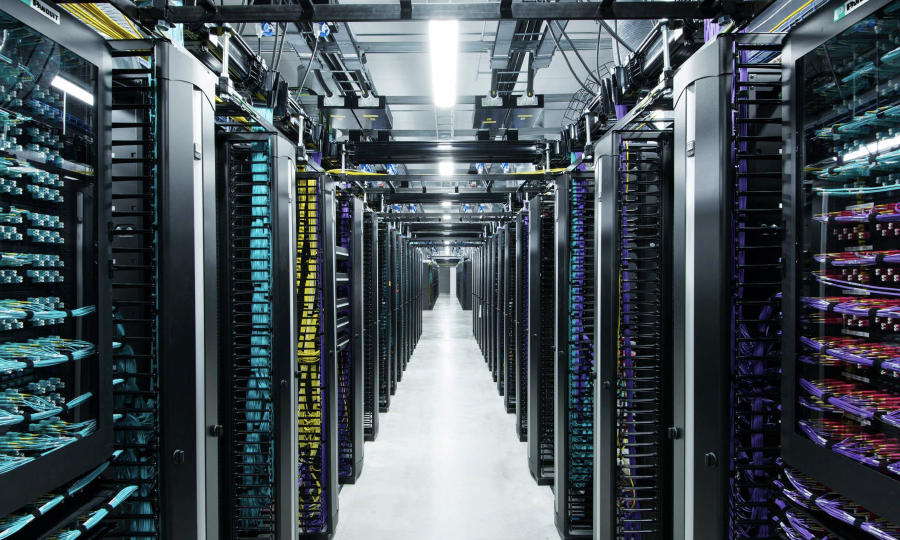
#> input picture imgs/clean_modern_data_center_server_infrastructure.jpg, 1800 x 1080 px, given in place of the camera (shown at 1/2 size)
$ python camera.py
#> lines starting #> are read from the running program, lines starting #| are printed output that depends on the picture; after the words box and inside, x2 and y2 are one past the last pixel; in counts of white or black regions, pixels touching at a corner belong together
"""
Computer Vision Module for Educational Robotics

Provides camera interface, line detection, and object detection capabilities
"""

import numpy as np
import cv2
import time
from typing import List, Tuple, Optional, Dict, Any
from dataclasses import dataclass
import threading


@dataclass
class VisionResult:
    """Container for vision processing results"""
    detected_objects: List[Dict[str, Any]]
    lines: List[Tuple[float, float, float]]  # (rho, theta, confidence)
    color_mask: Optional[np.ndarray] = None
    processed_image: Optional[np.ndarray] = None
    timestamp: float = 0.0

    def __post_init__(self):
        if self.timestamp == 0.0:
            self.timestamp = time.time()


class Camera:
    """Camera interface for robot vision"""

    def __init__(self, camera_index: int = 0, width: int = 640, height: int = 480):
        self.camera_index = camera_index
        self.width = width
        self.height = height
        self.camera = None
        self.is_running = False
        self.latest_frame = None
        self._capture_thread = None
        self.frame_count = 0

        # Camera parameters
        self.fps = 30
        self.exposure = 0
        self.brightness = 50
        self.contrast = 50

    def initialize(self) -> bool:
        """Initialize camera"""
        try:
            # Try to open camera with OpenCV
            self.camera = cv2.VideoCapture(self.camera_index)

            if not self.camera.isOpened():
                print(f"Could not open camera {self.camera_index}")
                # Simulation mode - create dummy frames
                self._start_simulation_mode()
                return True

            # Set camera properties
            self.camera.set(cv2.CAP_PROP_FRAME_WIDTH, self.width)
            self.camera.set(cv2.CAP_PROP_FRAME_HEIGHT, self.height)
            self.camera.set(cv2.CAP_PROP_FPS, self.fps)

            # Test capture
            ret, frame = self.camera.read()
#> frame is the input picture: shape (1080, 1800, 3); mean B, G, R 87.3, 81.5, 71.7
            if ret:
                print(f"Camera {self.camera_index} initialized successfully")
                print(f"Resolution: {self.width}x{self.height}, FPS: {self.fps}")
                return True
            else:
                print("Camera initialization failed - starting simulation mode")
                self._start_simulation_mode()
                return True

        except Exception as e:
            print(f"Camera initialization error: {e}")
            print("Starting simulation mode")
            self._start_simulation_mode()
            return True

    # [4 lines left out: function _start_simulation_mode, not called in this run]

    def start_capture(self) -> bool:
        """Start continuous capture"""
        if self.is_running:
            return True

        self.is_running = True

        if self.camera:
            self._capture_thread = threading.Thread(target=self._capture_loop, daemon=True)
            self._capture_thread.start()
        else:
            # Simulation mode
            self._capture_thread = threading.Thread(target=self._simulation_loop, daemon=True)
            self._capture_thread.start()

        print("Camera capture started")
        return True

    def stop_capture(self):
        """Stop continuous capture"""
        self.is_running = False

        if self._capture_thread and self._capture_thread.is_alive():
            self._capture_thread.join(timeout=1.0)

        if self.camera:
            self.camera.release()

        print("Camera capture stopped")

    def _capture_loop(self):
        """Continuous capture loop"""
        while self.is_running:
            try:
                ret, frame = self.camera.read()
                if ret:
                    self.latest_frame = frame
                    self.frame_count += 1
                else:
                    print("Failed to capture frame")
                    time.sleep(0.1)
            except Exception as e:
                print(f"Capture error: {e}")
                time.sleep(0.1)

    # [36 lines left out: functions _simulation_loop, _generate_simulated_frame, not called in this run]

    def capture_frame(self) -> Optional[np.ndarray]:
        """Capture single frame"""
        if self.latest_frame is not None:
            return self.latest_frame.copy()

        if self.camera:
            ret, frame = self.camera.read()
            if ret:
                return frame

        # Return simulated frame
        return self._generate_simulated_frame()

    # [28 lines left out: functions get_frame_info, set_parameters, not called in this run]


class ColorDetector:
    """Color-based object detection"""

    def __init__(self):
        # Color ranges in HSV (H, S, V) - [min, max]
        self.color_ranges = {
            'red': [
                ([0, 50, 50], [10, 255, 255]),
                ([170, 50, 50], [180, 255, 255])
            ],
            'green': [([60, 50, 50], [80, 255, 255])],
            'blue': [([110, 50, 50], [130, 255, 255])],
            'yellow': [([25, 50, 50], [35, 255, 255])],
            'white': [([0, 0, 200], [180, 30, 255])],
            'black': [([0, 0, 0], [180, 255, 50])]
        }

    def detect_colors(self, image: np.ndarray, colors: Optional[List[str]] = None) -> List[Dict[str, Any]]:
        """Detect colored objects in image"""
        if colors is None:
            colors = list(self.color_ranges.keys())

        hsv = cv2.cvtColor(image, cv2.COLOR_BGR2HSV)
        detected_objects = []

        for color_name in colors:
            if color_name not in self.color_ranges:
                continue

            # Create mask for color
            mask = np.zeros(hsv.shape[:2], dtype=np.uint8)

            for color_range in self.color_ranges[color_name]:
                lower = np.array(color_range[0], dtype=np.uint8)
                upper = np.array(color_range[1], dtype=np.uint8)
                color_mask = cv2.inRange(hsv, lower, upper)
                mask = cv2.bitwise_or(mask, color_mask)

            # Find contours
            contours, _ = cv2.findContours(mask, cv2.RETR_EXTERNAL, cv2.CHAIN_APPROX_SIMPLE)

            for contour in contours:
                area = cv2.contourArea(contour)
                if area > 100:  # Minimum area threshold
                    # Get bounding rectangle
                    x, y, w, h = cv2.boundingRect(contour)
                    center_x = x + w // 2
                    center_y = y + h // 2

                    detected_objects.append({
                        'color': color_name,
                        'area': area,
                        'center': (center_x, center_y),
                        'bbox': (x, y, w, h),
                        'confidence': min(1.0, area / 1000.0)
                    })

        return detected_objects


class LineDetector:
    """Line detection using Hough Transform and computer vision techniques"""

    def __init__(self):
        self.edge_threshold = 50
        self.min_line_length = 50
        self.max_line_gap = 10

    def detect_lines(self, image: np.ndarray) -> Tuple[List[Tuple[float, float, float]], np.ndarray]:
        """
        Detect lines in image using Hough Line Transform

        Returns:
            Tuple of (lines, processed_image)
            Lines are (rho, theta, confidence) tuples
        """
        # Convert to grayscale if needed
        if len(image.shape) == 3:
            gray = cv2.cvtColor(image, cv2.COLOR_BGR2GRAY)
        else:
            gray = image.copy()

        # Apply Gaussian blur
        blurred = cv2.GaussianBlur(gray, (5, 5), 0)

        # Edge detection
        edges = cv2.Canny(blurred, 50, 150, apertureSize=3)

        # Morphological operations to clean up edges
        kernel = np.ones((3, 3), np.uint8)
        edges = cv2.morphologyEx(edges, cv2.MORPH_CLOSE, kernel)

        # Hough Line Transform
        lines = cv2.HoughLinesP(
            edges,
            1,  # rho resolution
            np.pi / 180,  # theta resolution
            threshold=30,  # minimum number of intersections
            lines=np.array([]),
            minLineLength=self.min_line_length,
            maxLineGap=self.max_line_gap
        )

        detected_lines = []
        processed_image = np.copy(image)

        if lines is not None:
            for line in lines:
                x1, y1, x2, y2 = line[0]

                # Calculate line parameters
                rho = abs(x2 * y1 - x1 * y2) / np.sqrt((y2 - y1)**2 + (x2 - x1)**2)
                theta = np.arctan2(y2 - y1, x2 - x1)

                # Calculate confidence based on line length
                line_length = np.sqrt((x2 - x1)**2 + (y2 - y1)**2)
                confidence = min(1.0, line_length / 200.0)

                detected_lines.append((rho, theta, confidence))

                # Draw line on processed image
                cv2.line(processed_image, (x1, y1), (x2, y2), (0, 255, 0), 2)

        return detected_lines, processed_image

    def detect_line_following_line(self, image: np.ndarray) -> Optional[Dict[str, Any]]:
        """
        Detect line for line-following robot

        Returns:
            Dictionary with line information or None if no line detected
        """
        # Convert to HSV for better color segmentation
        hsv = cv2.cvtColor(image, cv2.COLOR_BGR2HSV)

        # Define range for black/white line detection
        # For black line on white surface
        lower_line = np.array([0, 0, 0])
        upper_line = np.array([180, 255, 80])

        # For white line on dark surface
        lower_line_white = np.array([0, 0, 200])
        upper_line_white = np.array([180, 30, 255])

        # Create masks
        mask_black = cv2.inRange(hsv, lower_line, upper_line)
        mask_white = cv2.inRange(hsv, lower_line_white, upper_line_white)
        mask = cv2.bitwise_or(mask_black, mask_white)

        # Apply morphological operations
        kernel = np.ones((5, 5), np.uint8)
        mask = cv2.morphologyEx(mask, cv2.MORPH_CLOSE, kernel)
        mask = cv2.morphologyEx(mask, cv2.MORPH_OPEN, kernel)

        # Find contours
        contours, _ = cv2.findContours(mask, cv2.RETR_EXTERNAL, cv2.CHAIN_APPROX_SIMPLE)

        if not contours:
            return None

        # Find the largest contour (main line)
        largest_contour = max(contours, key=cv2.contourArea)
        area = cv2.contourArea(largest_contour)

        if area < 100:  # Minimum area threshold
            return None

        # Get line properties
        x, y, w, h = cv2.boundingRect(largest_contour)
        center_x = x + w // 2
        center_y = y + h // 2

        # Calculate line angle using moments
        moments = cv2.moments(largest_contour)
        if moments['m00'] != 0:
            # Calculate angle using second moments
            mu20 = moments['mu20']
            mu02 = moments['mu02']
            mu11 = moments['mu11']

            angle = 0.5 * np.arctan2(2 * mu11, mu20 - mu02)
        else:
            # Use simple bounding rectangle angle
            angle = np.arctan2(h, w)

        # Determine line type (horizontal, vertical, diagonal)
        line_type = 'unknown'
        if abs(angle) < np.pi/8 or abs(angle - np.pi) < np.pi/8:
            line_type = 'horizontal'
        elif abs(angle - np.pi/2) < np.pi/8 or abs(angle + np.pi/2) < np.pi/8:
            line_type = 'vertical'
        else:
            line_type = 'diagonal'

        # Calculate line confidence
        image_area = image.shape[0] * image.shape[1]
        confidence = min(1.0, area / (image_area * 0.1))  # Normalize by image area

        return {
            'center': (center_x, center_y),
            'angle': angle,
            'line_type': line_type,
            'confidence': confidence,
            'area': area,
            'bbox': (x, y, w, h),
            'mask': mask
        }

    # [32 lines left out: function visualize_line_detection, not called in this run]


class ObjectDetector:
    """Object detection using computer vision techniques"""

    def __init__(self):
        self.color_detector = ColorDetector()

    def detect_objects(self, image: np.ndarray) -> List[Dict[str, Any]]:
        """Detect objects in image using multiple methods"""
        detected_objects = []

        # Color-based detection
        color_objects = self.color_detector.detect_colors(image)
        for obj in color_objects:
            obj['detection_method'] = 'color'
            detected_objects.append(obj)

        # Shape-based detection
        shape_objects = self._detect_shapes(image)
        for obj in shape_objects:
            obj['detection_method'] = 'shape'
            detected_objects.append(obj)

        # Template matching for common objects
        template_objects = self._template_match(image)
        for obj in template_objects:
            obj['detection_method'] = 'template'
            detected_objects.append(obj)

        return detected_objects

    def _detect_shapes(self, image: np.ndarray) -> List[Dict[str, Any]]:
        """Detect basic shapes (circles, rectangles, triangles)"""
        # Convert to grayscale
        gray = cv2.cvtColor(image, cv2.COLOR_BGR2GRAY)

        # Apply threshold
        _, thresh = cv2.threshold(gray, 127, 255, cv2.THRESH_BINARY)

        # Find contours
        contours, _ = cv2.findContours(thresh, cv2.RETR_EXTERNAL, cv2.CHAIN_APPROX_SIMPLE)

        detected_shapes = []

        for contour in contours:
            area = cv2.contourArea(contour)
            if area < 100:  # Minimum area
                continue

            # Approximate contour
            epsilon = 0.02 * cv2.arcLength(contour, True)
            approx = cv2.approxPolyDP(contour, epsilon, True)

            x, y, w, h = cv2.boundingRect(contour)
            center_x = x + w // 2
            center_y = y + h // 2

            # Classify shape based on number of vertices
            shape_type = 'unknown'
            if len(approx) == 3:
                shape_type = 'triangle'
            elif len(approx) == 4:
                # Check if it's a square or rectangle
                aspect_ratio = float(w) / h
                if 0.8 <= aspect_ratio <= 1.2:
                    shape_type = 'square'
                else:
                    shape_type = 'rectangle'
            elif len(approx) > 10:
                shape_type = 'circle'

            detected_shapes.append({
                'type': shape_type,
                'center': (center_x, center_y),
                'area': area,
                'bbox': (x, y, w, h),
                'confidence': min(1.0, area / 1000.0)
            })

        return detected_shapes

    def _template_match(self, image: np.ndarray) -> List[Dict[str, Any]]:
        """Template matching for common objects"""
        # This is a simplified version - in practice, you'd load templates
        detected_objects = []

        # Example: look for red circles (simple template matching)
        hsv = cv2.cvtColor(image, cv2.COLOR_BGR2HSV)

        # Red color range
        lower_red1 = np.array([0, 50, 50])
        upper_red1 = np.array([10, 255, 255])
        lower_red2 = np.array([170, 50, 50])
        upper_red2 = np.array([180, 255, 255])

        mask1 = cv2.inRange(hsv, lower_red1, upper_red1)
        mask2 = cv2.inRange(hsv, lower_red2, upper_red2)
        mask = cv2.bitwise_or(mask1, mask2)

        # Find circles using HoughCircles
        circles = cv2.HoughCircles(
            mask, cv2.HOUGH_GRADIENT, 1, 20,
            param1=50, param2=30, minRadius=10, maxRadius=100
        )

        if circles is not None:
            circles = np.round(circles[0, :]).astype("int")
            for (x, y, r) in circles:
                detected_objects.append({
                    'type': 'red_circle',
                    'center': (x, y),
                    'radius': r,
                    'confidence': 0.8
                })

        return detected_objects

    # [26 lines left out: function visualize_detection, not called in this run]


class VisionProcessor:
    """Main vision processing class that combines all vision capabilities"""

    def __init__(self, camera: Optional[Camera] = None):
        self.camera = camera or Camera()
        self.line_detector = LineDetector()
        self.object_detector = ObjectDetector()
        self.color_detector = ColorDetector()
        self.processing_enabled = True

        # Processing results cache
        self.last_result = None
        self.processing_stats = {
            'total_frames': 0,
            'processing_time_total': 0.0,
            'line_detections': 0,
            'object_detections': 0
        }

    def start_processing(self) -> bool:
        """Start vision processing"""
        if not self.camera.is_running:
            self.camera.start_capture()

        return True

    def stop_processing(self):
        """Stop vision processing"""
        self.processing_enabled = False
        self.camera.stop_capture()

    def process_frame(self, image: Optional[np.ndarray] = None) -> VisionResult:
        """Process single frame and return results"""
        start_time = time.time()

        # Get frame
        if image is None:
            image = self.camera.capture_frame()

        if image is None:
            return VisionResult([], [])

        result = VisionResult([], [])
        result.processed_image = image.copy()

        # Process line detection
        if self.processing_enabled:
            line_result, processed_img = self.line_detector.detect_lines(image)
            result.lines = line_result
            if processed_img is not None:
                result.processed_image = processed_img

            if line_result:
                self.processing_stats['line_detections'] += 1

            # Process object detection
            objects = self.object_detector.detect_objects(image)
            result.detected_objects = objects
            if objects:
                self.processing_stats['object_detections'] += 1

        # Update statistics
        processing_time = time.time() - start_time
        self.processing_stats['total_frames'] += 1
        self.processing_stats['processing_time_total'] += processing_time

        self.last_result = result
        return result

    def detect_line_for_following(self, image: Optional[np.ndarray] = None) -> Optional[Dict[str, Any]]:
        """Specialized method for line-following robots"""
        if image is None:
            image = self.camera.capture_frame()

        return self.line_detector.detect_line_following_line(image)

    def get_processing_stats(self) -> Dict[str, Any]:
        """Get processing statistics"""
        stats = self.processing_stats.copy()

        if stats['total_frames'] > 0:
            stats['avg_processing_time'] = stats['processing_time_total'] / stats['total_frames']
            stats['fps'] = 1.0 / stats['avg_processing_time'] if stats['avg_processing_time'] > 0 else 0
        else:
            stats['avg_processing_time'] = 0
            stats['fps'] = 0

        return stats

    # [8 lines left out: function save_frame, not called in this run]


# Example usage and testing
if __name__ == "__main__":
    print("Testing Computer Vision Module...")

    # Test camera
    print("\n1. Testing Camera...")
    camera = Camera(width=640, height=480)
    camera.initialize()
    camera.start_capture()

    # Test vision processing
    print("\n2. Testing Vision Processing...")
    processor = VisionProcessor(camera)
    processor.start_processing()

    # Capture and process a few frames
    for i in range(3):
        frame = camera.capture_frame()
        if frame is not None:
            result = processor.process_frame(frame)
            print(f"Frame {i}: {len(result.detected_objects)} objects, {len(result.lines)} lines")
#> this loop made 3 passes
#| Frame 0: 595 objects, 1885 lines
#| Frame 1: 595 objects, 1885 lines
#| Frame 2: 595 objects, 1885 lines
#> pass 1, in detect_lines, `gray = cv2.cvtColor(image, cv2.COLOR_BGR2GRAY)`:
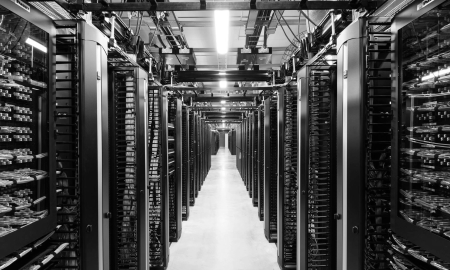
#> gray: shape (1080, 1800) (shown at 1/4 size); min 0, max 255, mean 79.2
#> pass 1, in detect_lines, `edges = cv2.Canny(blurred, 50, 150, apertureSize=3)`:
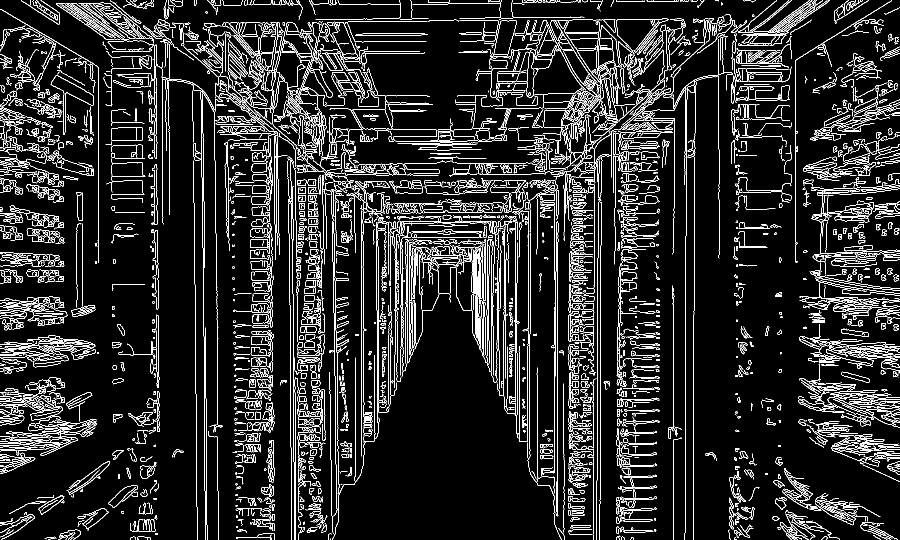
#> edges: shape (1080, 1800) (shown at 1/2 size); 10% white in thin lines or dots
#> pass 1, in detect_lines, `edges = cv2.morphologyEx(edges, cv2.MORPH_CLOSE, kernel)`:
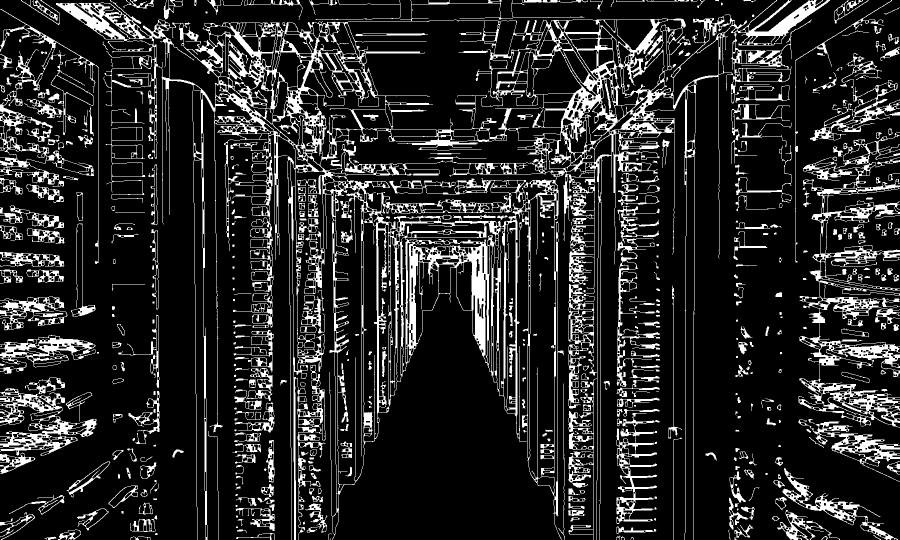
#> edges: shape (1080, 1800) (shown at 1/2 size); 15.7% white; 476 white regions (82 under 20 px), largest, box (x1, y1, x2, y2) and area: (112, 0, 1660, 1080) 165900, (1597, 264, 1800, 855) 24349, (0, 754, 193, 912) 8350

    # Test line following detection
    print("\n3. Testing Line Following Detection...")
    frame = camera.capture_frame()
    if frame is not None:
        line_info = processor.detect_line_for_following(frame)
#> (the rest of the program and of its run is left out)
